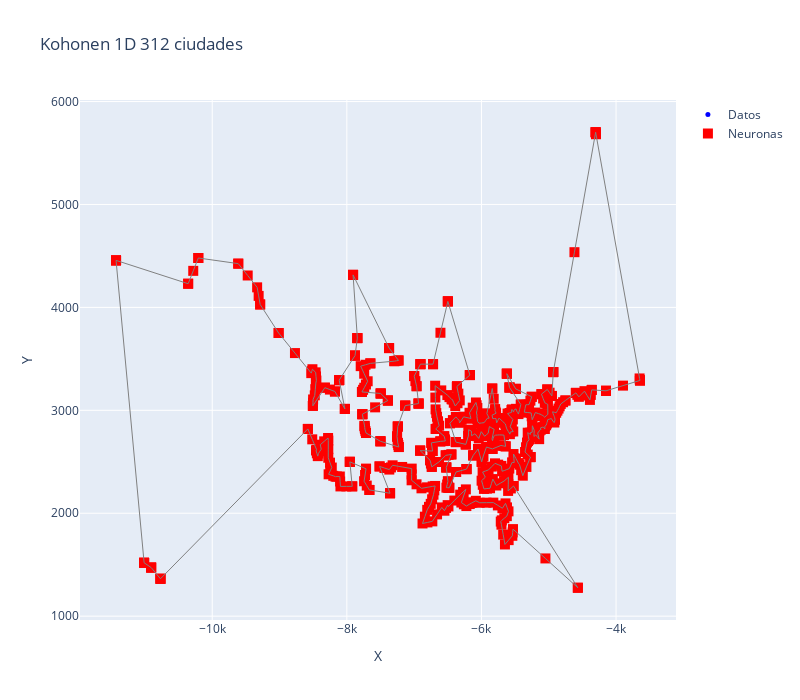

The cell this chart's notebook holds for it:
### Code cell
resultados_312 = entrenar_1D_unico(
    dataset_312,
    alpha=0.5,
    iteraciones=10000,
    varianza=8,
    multiplicador=2
)
